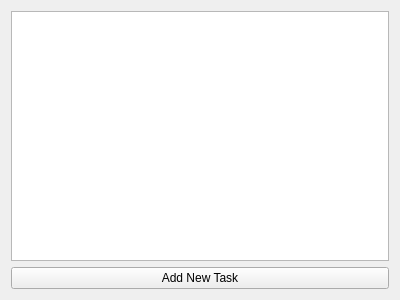
<?xml version="1.0" encoding="UTF-8"?>
<ui version="4.0">
 <class>Form</class>
 <widget class="QWidget" name="Form">
  <property name="geometry">
   <rect>
    <x>0</x>
    <y>0</y>
    <width>400</width>
    <height>300</height>
   </rect>
  </property>
  <property name="windowTitle">
   <string>Form</string>
  </property>
  <layout class="QHBoxLayout" name="horizontalLayout">
   <item>
    <layout class="QVBoxLayout" name="verticalLayout">
     <item>
      <widget class="QListWidget" name="listWidget"/>
     </item>
     <item>
      <widget class="QPushButton" name="addTaskPushButton">
       <property name="text">
        <string>Add New Task</string>
       </property>
      </widget>
     </item>
    </layout>
   </item>
  </layout>
 </widget>
 <resources/>
 <connections/>
</ui>
